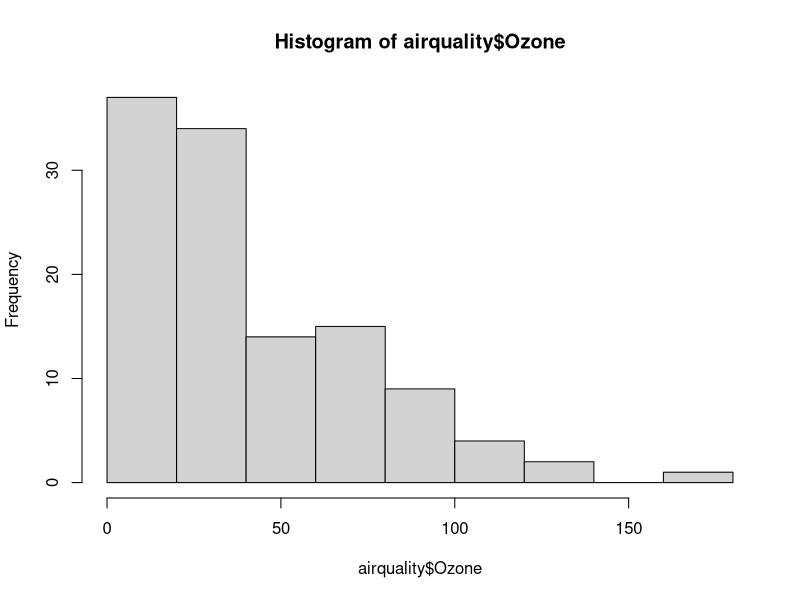
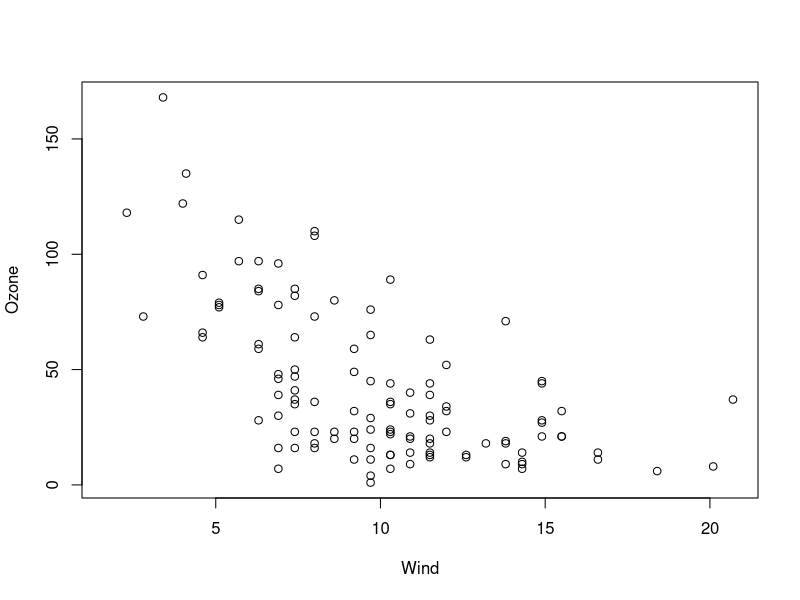
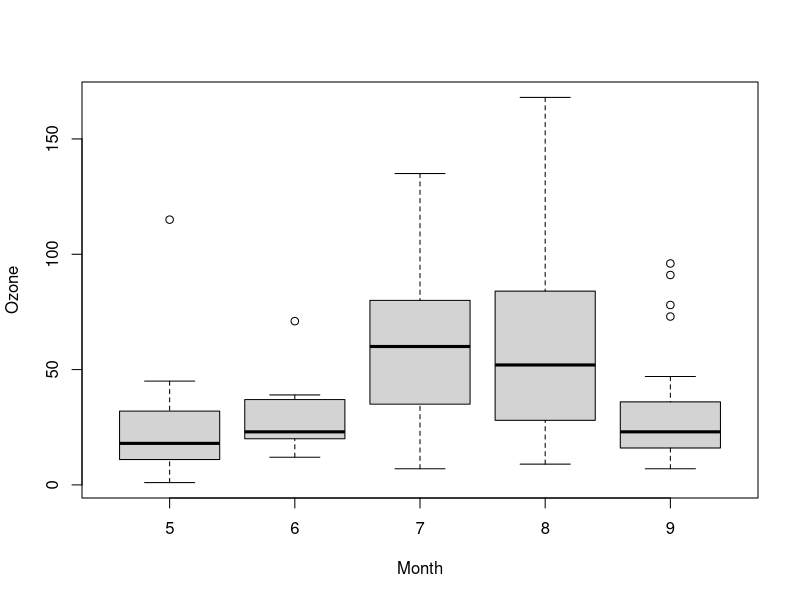
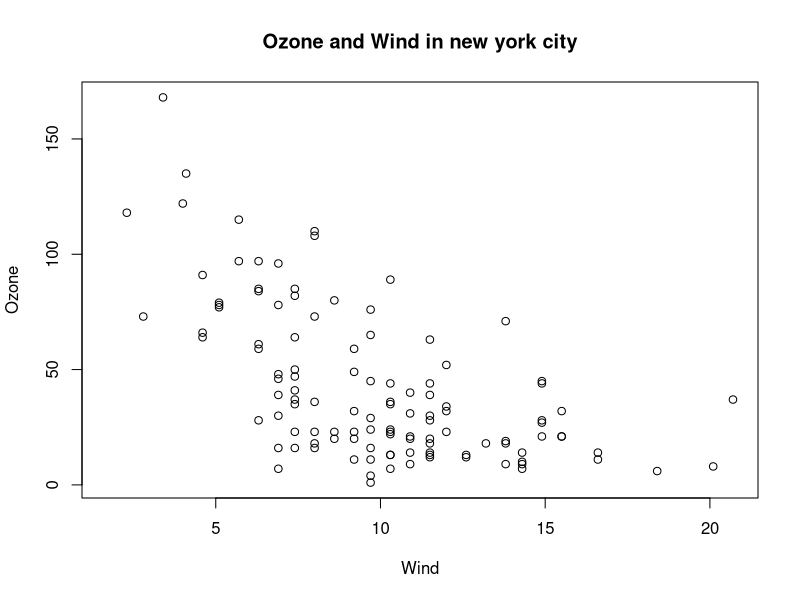
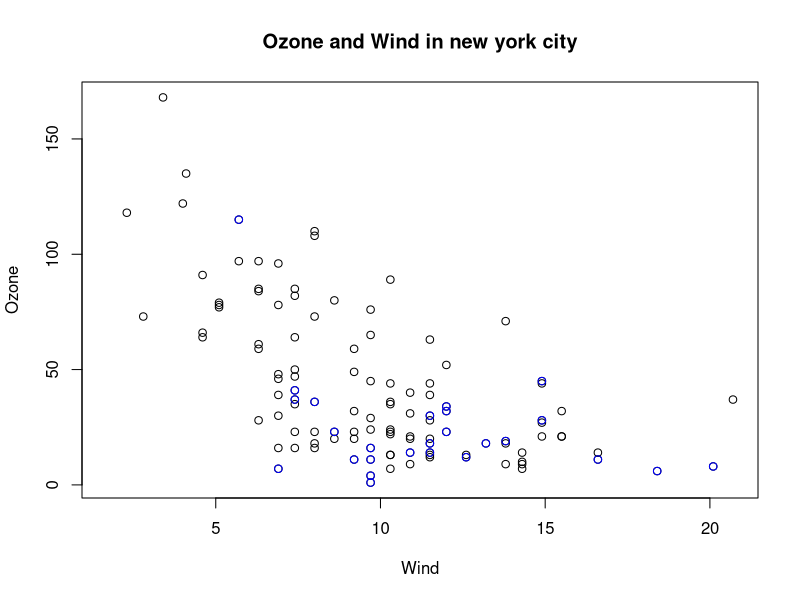
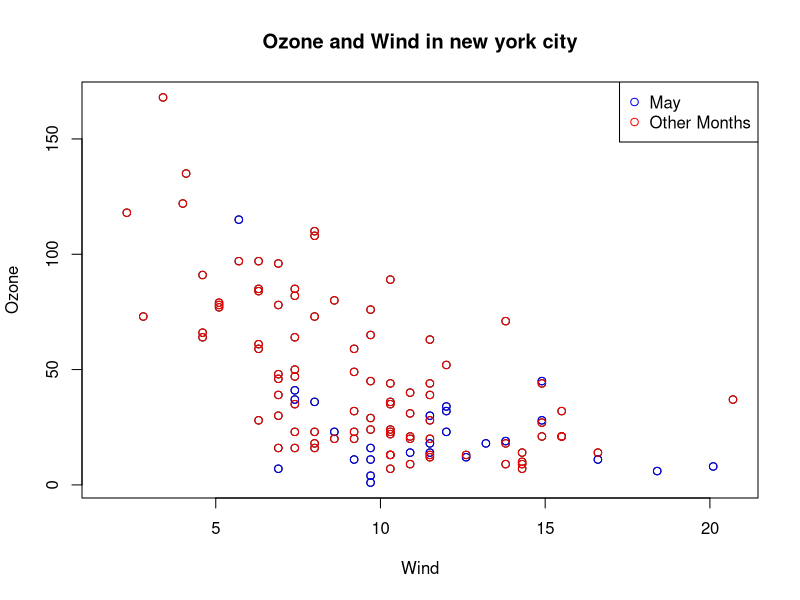
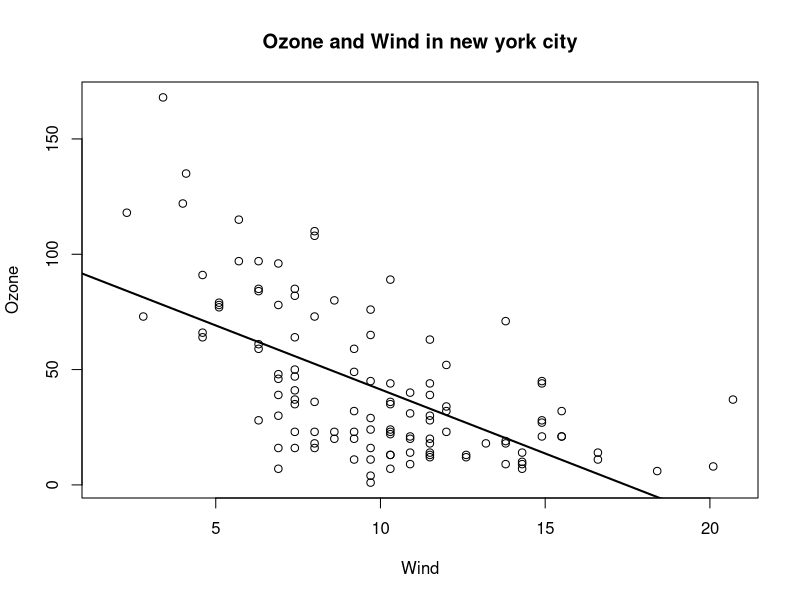
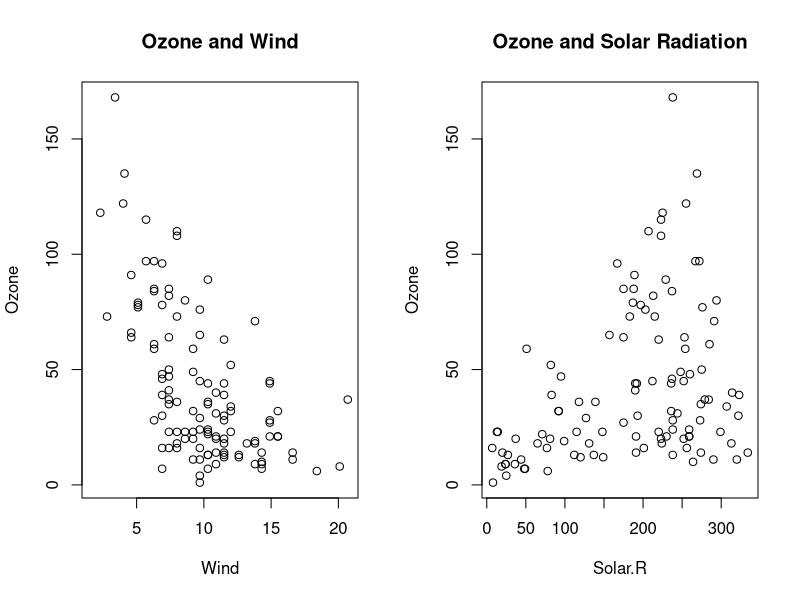

Generate these figures, in order, with R:
# week 13 basic plotting

library(datasets)
hist(airquality$Ozone)

library(datasets)
with(airquality, plot(Wind, Ozone))

library(datasets)
airquality = transform(airquality, Month = factor(Month))
boxplot(Ozone ~ Month, airquality, xlab = "Month", ylab = "Ozone")




# global basic plotting parametersß
par("lty")
par("col")
par("pch")
par("bg")
par("mar")
par("mfrow")


# plot with annotation
library(datasets)
with(airquality, plot(Wind, Ozone))
title(main = "Ozone and Wind in new york city")

library(datasets)
with(airquality, plot(Wind,Ozone, main = "Ozone and Wind in new york city"))
with(subset(airquality, Month == 5), points(Wind, Ozone, col="blue"))

with(airquality, plot(Wind,Ozone, main = "Ozone and Wind in new york city"), type = "n")
with(subset(airquality, Month == 5), points(Wind, Ozone, col = "blue"))
with(subset(airquality, Month != 5), points(Wind, Ozone, col = "red"))
legend("topright", pch = 1, col = c("blue", "red"), legend = c("May", "Other Months"))



# plot with regression line
with(airquality, plot(Wind,Ozone, main = "Ozone and Wind in new york city"), pch = 20)
model = lm(Ozone ~ Wind, airquality)
abline(model, lwd = 2)



# plot with multiple charts
par(mfrow = c(1, 2)) # set number of plot per row
with(airquality,{
        plot(Wind, Ozone, main = "Ozone and Wind")
        plot(Solar.R, Ozone, main = "Ozone and Solar Radiation")
})


par(mfrow = c(1, 3)) # set number of plot per row
with(airquality,{
        plot(Wind, Ozone, main = "Ozone and Wind")
        plot(Solar.R, Ozone, main = "Ozone and Solar Radiation")
        plot(Temp, Ozone, main = "Ozone and Temperature")
        mtext("Ozone and weather in new york city", outer = TRUE)
})



# check point example
par(mfrow = c(1,1))
example(points)



x <- rnorm(100)
y <- x + rnorm(100)
plot(x, y, type = "n")    # make the plot but not use data
plot(x, y)
        
